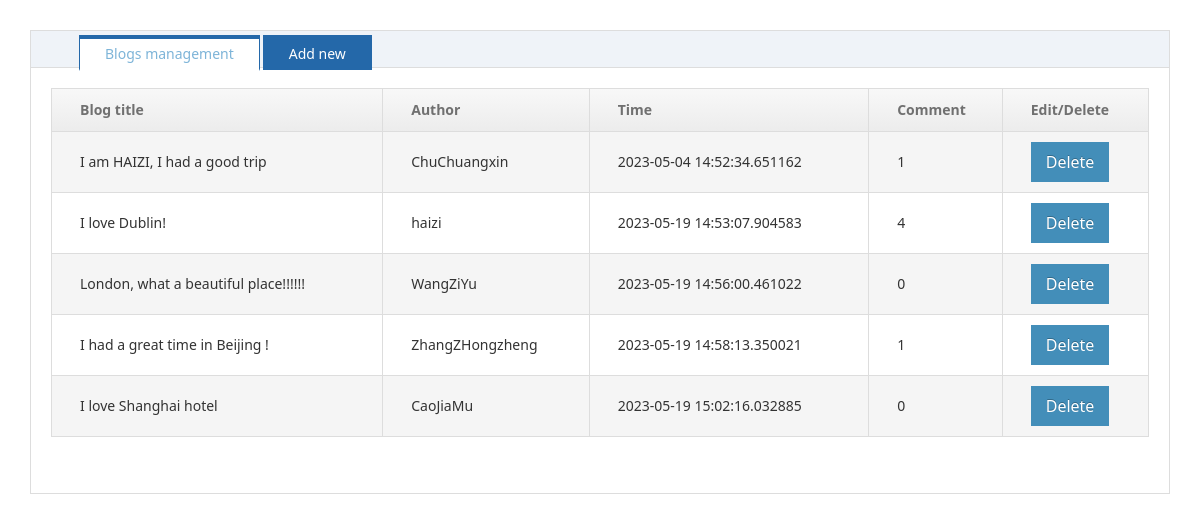
Page /inventory on the committed database.
### models.py (models this page shows)
class Question(db.Model):
    __tablename__ = 'question'
    id = db.Column(db.Integer, primary_key=True, autoincrement=True)
    title = db.Column(db.String(100), nullable=False)
    content = db.Column(db.Text, nullable=False)
    create_time = db.Column(db.DateTime, default=datetime.now)
    author_id = db.Column(db.Integer, db.ForeignKey('user.id'))
    author = db.relationship('User', backref=db.backref('question'))

class User(db.Model):
    __tablename__ = 'user'
    id = db.Column(db.Integer, primary_key=True, autoincrement=True)
    telephone = db.Column(db.String(11), nullable=False)
    username = db.Column(db.String(50), nullable=False)
    password = db.Column(db.String(100), nullable=False)

### app.py (the view)
@app.route('/inventory')
def inventory():
    context = {
        'questions': Question.query.order_by('create_time').all()
    }
    return render_template("inventory.html", **context)

### templates/inventory.html (shortened to what this page needs)
<!DOCTYPE html>
<html>
	<head>
		<link rel="stylesheet" />
		<link rel="stylesheet" href="css/Site.css" />
		<link rel="stylesheet" href="css/zy.all.css" />
		<link rel="stylesheet" href="css/font-awesome.min.css" />
		<link rel="stylesheet" href="css/amazeui.min.css" />
	  <link rel="stylesheet" href="css/admin.css" />
           <link type="text/css" rel="stylesheet" href="{{ url_for('static',filename='css/Site.css') }}">
      <link type="text/css" rel="stylesheet" href="{{ url_for('static',filename='css/zy.all.css') }}">
	  <link type="text/css" rel="stylesheet" href="{{ url_for('static',filename='css/font-awesome.min.css') }}">
        <link type="text/css" rel="stylesheet" href="{{ url_for('static',filename='css/amazeui.min.css') }}">
         <link type="text/css" rel="stylesheet" href="{{ url_for('static',filename='css/admin.css') }}">
	</head>
	<body>
		<div class="dvcontent">
			<div>
				<div class="tabs">
					<div class="hd">
						<ul>
							<li class="on" style="box-sizing: initial;-webkit-box-sizing: initial;">Blogs management</li>
							 <li class="" style="box-sizing: initial;-webkit-box-sizing: initial;">Add new</li>
						</ul>
					</div>
					<div class="bd">
						<ul style="display: block;padding: 20px;">
							<li>
								<div id="dv1">
									<table class="table" id="tbRecord">
										<thead>
											<tr>
												<th>Blog title</th>
												<th>Author</th>
												<th>Time</th>
												<th>Comment</th>
												<th>Edit/Delete</th>
											</tr>
										</thead>
										<tbody>
                                        {% for question in questions %}
											<tr>
												<td>{{ question.title }}</td>
												<td>{{ question.author.username }}</td>
												<td>{{ question.create_time }}</td>
												<td>{{ question.answers|length }}</td>
												<td class="text-right">
                            <form  method="post" action="{{ url_for('blog_delete',id=question.id) }}">
                                <input name="delete" type="submit" value="Delete" onclick="return confirm('确认删除此部门？')" class="btn btn-simple btn-danger btn-icon remove">
                            </form>
                            </td>
											</tr>
										{% endfor %}
										</tbody>
									</table>
								</div>
							</li>
						</ul>
					</div>
				</div>
			</div>
		</div>
	</body>
</html>

### static/css/admin.css (style rules this page uses)
html, body { height: 100%; overflow: hidden; }
ul { margin-top: 0; }

### static/css/zy.form.css (style rules this page uses)
input[type="button"],input[type="submit"],.confirmbtnok ,.alertbtnok { background-color:#438EB9;border-color:#438EB9;color: #fff; border-width:5px; border-style:solid; display: inline-block; text-shadow: 0px -1px 0px rgba(0, 0, 0, 0.25) !important; background-image: none !important; border-radius: 0px; box-shadow: none !important; transition: all 0.15s ease 0s; cursor: pointer; vertical-align: middle; margin: 0px; min-width:52px; padding:4px 10px; position: relative; font-size: 16px; text-align: center; white-space: nowrap; -moz-user-select: none; text-transform: none; font-family: inherit; outline:0px; }

### static/css/zy.layout.css (style rules this page uses)
body { font-family:'Courier New'; }

### static/css/zy.table.css (style rules this page uses)
.table thead tr { color: #707070; font-weight: normal; background: linear-gradient(to bottom, #F8F8F8 0px, #ECECEC 100%) repeat-x scroll 0% 0% #F2F2F2; }
.table thead tr th { border: 1px solid #DDD; text-align:left; text-indent:20px; padding:10px 8px;font-size: 14px; color:#707070; font-weight: 700; }
.table tbody tr td { border: 1px solid #DDD;text-indent:20px;text-align:left;padding:10px 8px;font-size: 14px; }
.table tbody tr:nth-child(2n+1) { background-color:#F5F5F5; }

### static/css/zy.tabs.css (style rules this page uses)
.tabs { border: 1px solid #ddd; text-align: left; margin: 30px; }
.tabs > .hd { height: 37px; line-height: 30px; background: #EFF3F8; padding: 0px 20px; border-bottom: 1px solid #ddd; position: relative; }
.tabs > .hd > ul { float: left; position: absolute; left: 20px; top: -1px; height: 28px; font-size: 14px; }
.tabs > .hd > ul > li { float: left; padding: 0 25px; cursor: pointer; background: #2468a9; margin-right: 3px; margin-top: 5px; color: white; border: 1px solid #2468a9; border-top: 4px solid #2468a9; }
.tabs > .hd > ul > li.on { height: 30px; background: #fff; border-bottom: 2px solid #fff; color: #7DB4D8; }

### rows in the picture
Question: title "I am HAIZI, I had a good trip", author.username "ChuChuangxin", create_time "2023-05-04 14:52:34.651162", answers|length "1"
Question: title "I love Dublin!", author.username "haizi", create_time "2023-05-19 14:53:07.904583", answers|length "4"
Question: title "London, what a beautiful place!!!!!!", author.username "WangZiYu", create_time "2023-05-19 14:56:00.461022", answers|length "0"
Question: title "I had a great time in Beijing !", author.username "ZhangZHongzheng", create_time "2023-05-19 14:58:13.350021", answers|length "1"
Question: title "I love Shanghai hotel", author.username "CaoJiaMu", create_time "2023-05-19 15:02:16.032885", answers|length "0"
